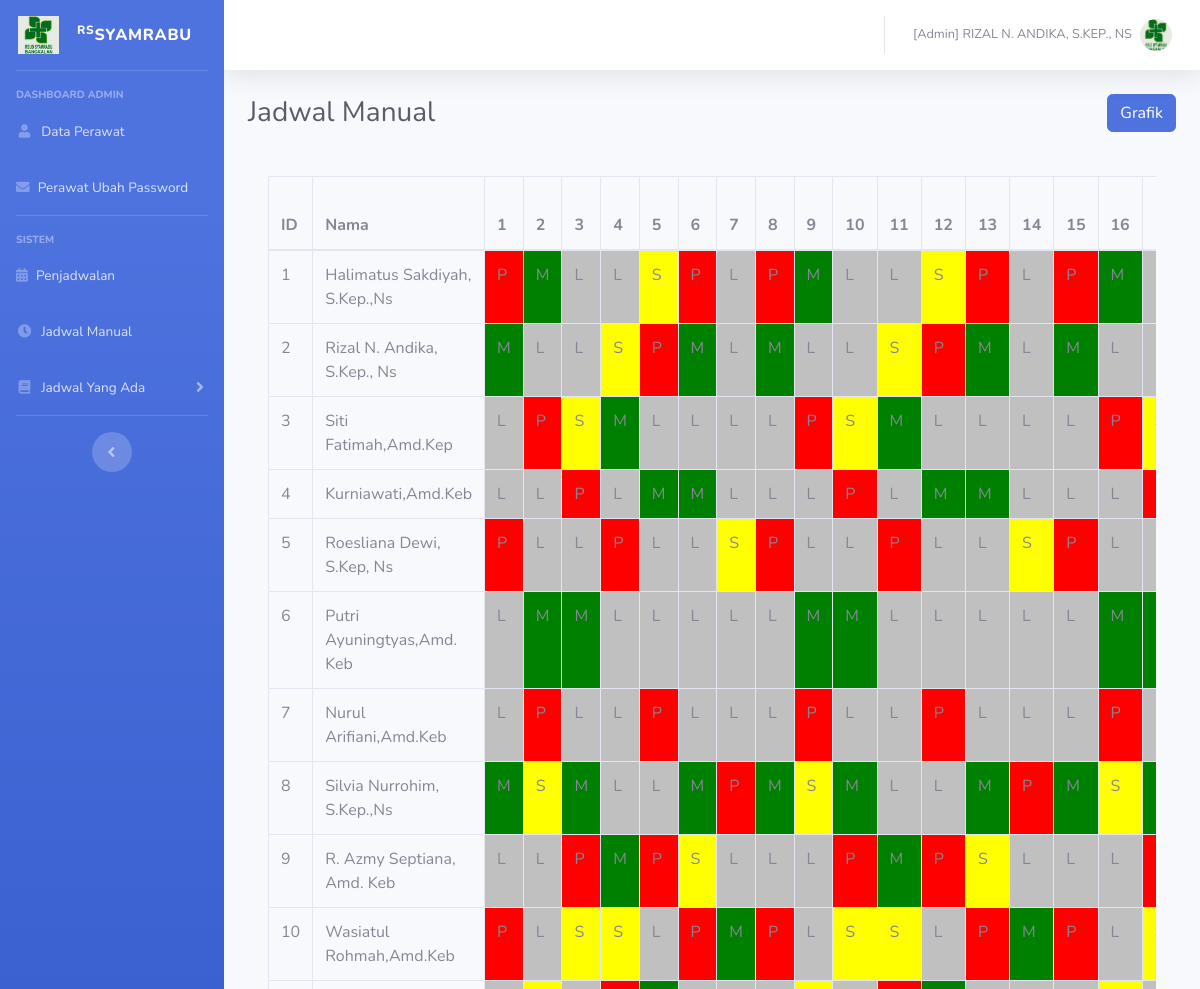
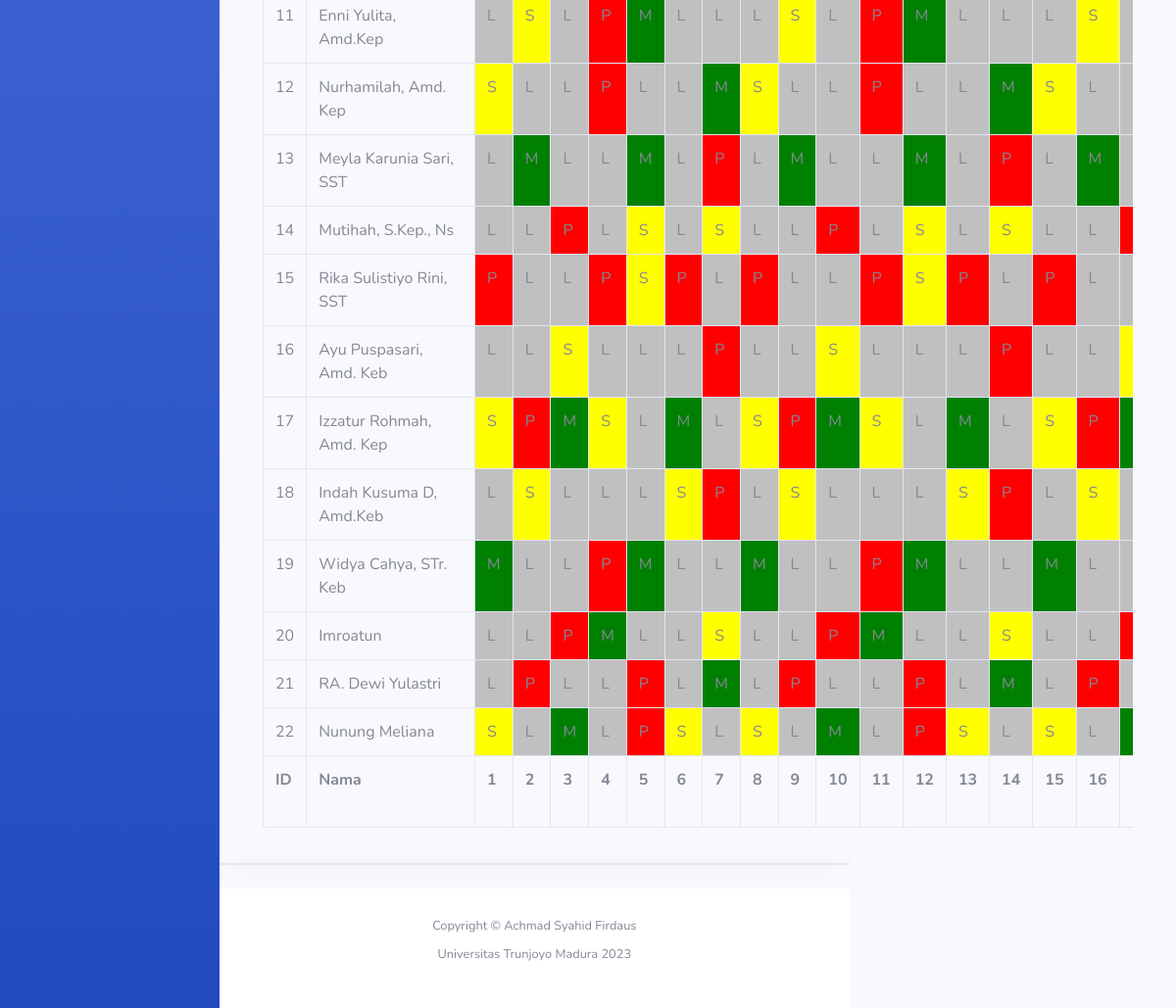
Screenshot of /index.php?Open=Manual (signed in) with the database file from the repository (2 pictures, top to bottom).
### tables this page shows
CREATE TABLE `perawat` (
  `id` int(6) NOT NULL,
  `nama` varchar(30) DEFAULT NULL,
  `user_name` varchar(16) DEFAULT NULL,
  `jenis_kelamin` enum('laki-laki','perempuan') DEFAULT NULL,
  `alamat` varchar(512) NOT NULL,
  `foto` varchar(512) NOT NULL
);

### tool/manual.php (the view, shortened to what this page needs)
  <div class="d-sm-flex align-items-center justify-content-between mb-4">
      <h1 class="h3 mb-0 text-gray-800">Jadwal Manual</h1>
      <a href="#" class="btn btn-primary btn-user" data-toggle="modal" data-target="#grafik"> Grafik </a>
  </div>
    </div>
<div class="card-body">
  <div class="table-responsive">
    <table class="table table-bordered align-items-left" id="dataTable" width="100%" cellspacing="0">
      <thead>
        <?php tanggal() ?>
      </thead>
      <tfoot>
      </tfoot>
      <tbody>
 <?php
    $mySql = "SELECT * FROM perawat WHERE id<=22";
    $myQry = mysqli_query($koneksi, $mySql) or die ("Query Salah : ".mysqli_error($koneksi));
    $t = 0;
    while($myData = mysqli_fetch_array($myQry)){
        $id = $myData['id'];
        $nama = $myData['nama'];
  ?>
            <tr>
              <td><?php echo $id; ?></td>
              <td><?php echo $nama; ?></td>
              <?php
    $p = 0; $s=0; $m=0; $l=0;
    for ($j = 1; $j <= 30; $j++){
        if  ($manual[$t] == "P") {$f = "bgcolor='red'"; $p++;}
        else if  ($manual[$t] == "S") {$f = "bgcolor='yellow'"; $s++;}
        else if  ($manual[$t] == "M") {$f = "bgcolor='green'"; $m++;}
        else {$f = "bgcolor= 'silver'"; $l++;}
        echo "<td ".$f.">". $manual[$t] ."</td>";
        $t++;
      }
              ?>
            </tr>
            <?php
              }
            ?>
          </tbody>
        </table>
      </div>
    </div>
<?php
    function tanggal(){
    echo "<tr>
      <th>ID</th>
      <th>Nama</th>";
    for ($i = 1; $i <= 30; $i++){
          echo "<th>". $i ."</th>";
      }
    echo "
    <th>Pagi</th> <th>Siang</th> <th>Malem</th>
    <th>Beban Kerja</th> <th>Libur</th>
    </tr>";
    }
?>

### rows the page displays
perawat: id "1", nama "Halimatus Sakdiyah, S.Kep.,Ns", t "P", t "M", t "L", t "S"
perawat: id "2", nama "Rizal N. Andika, S.Kep., Ns", t "M", t "L", t "S", t "P"
perawat: id "3", nama "Siti Fatimah,Amd.Kep", t "L", t "P", t "S", t "M"
perawat: id "4", nama "Kurniawati,Amd.Keb", t "L", t "P", t "M"
perawat: id "5", nama "Roesliana Dewi, S.Kep, Ns", t "P", t "L", t "S"
perawat: id "6", nama "Putri Ayuningtyas,Amd. Keb", t "L", t "M"
perawat: id "7", nama "Nurul Arifiani,Amd.Keb", t "L", t "P"
perawat: id "8", nama "Silvia Nurrohim, S.Kep.,Ns", t "M", t "S", t "L", t "P"
perawat: id "9", nama "R. Azmy Septiana, Amd. Keb", t "L", t "P", t "M", t "S"
perawat: id "10", nama "Wasiatul Rohmah,Amd.Keb", t "P", t "L", t "S", t "M"
perawat: id "11", nama "Enni Yulita, Amd.Kep", t "L", t "S", t "P", t "M"
perawat: id "12", nama "Nurhamilah, Amd. Kep", t "S", t "L", t "P", t "M"
perawat: id "13", nama "Meyla Karunia Sari, SST", t "L", t "M", t "P"
perawat: id "14", nama "Mutihah, S.Kep., Ns", t "L", t "P", t "S"
perawat: id "15", nama "Rika Sulistiyo Rini, SST", t "P", t "L", t "S"
perawat: id "16", nama "Ayu Puspasari, Amd. Keb", t "L", t "S", t "P"
perawat: id "17", nama "Izzatur Rohmah, Amd. Kep", t "S", t "P", t "M", t "L"
perawat: id "18", nama "Indah Kusuma D, Amd.Keb", t "L", t "S", t "P"
perawat: id "19", nama "Widya Cahya, STr. Keb", t "M", t "L", t "P"
perawat: id "20", nama "Imroatun", t "L", t "P", t "M", t "S"
perawat: id "21", nama "RA. Dewi Yulastri", t "L", t "P", t "M"
perawat: id "22", nama "Nunung Meliana", t "S", t "L", t "M", t "P"

### other values shown
$_SESSION['SES_LEVEL'] "Admin"
$_SESSION['SES_NAME'] "RIZAL N. ANDIKA, S.KEP., NS"
$tahun "2023"
